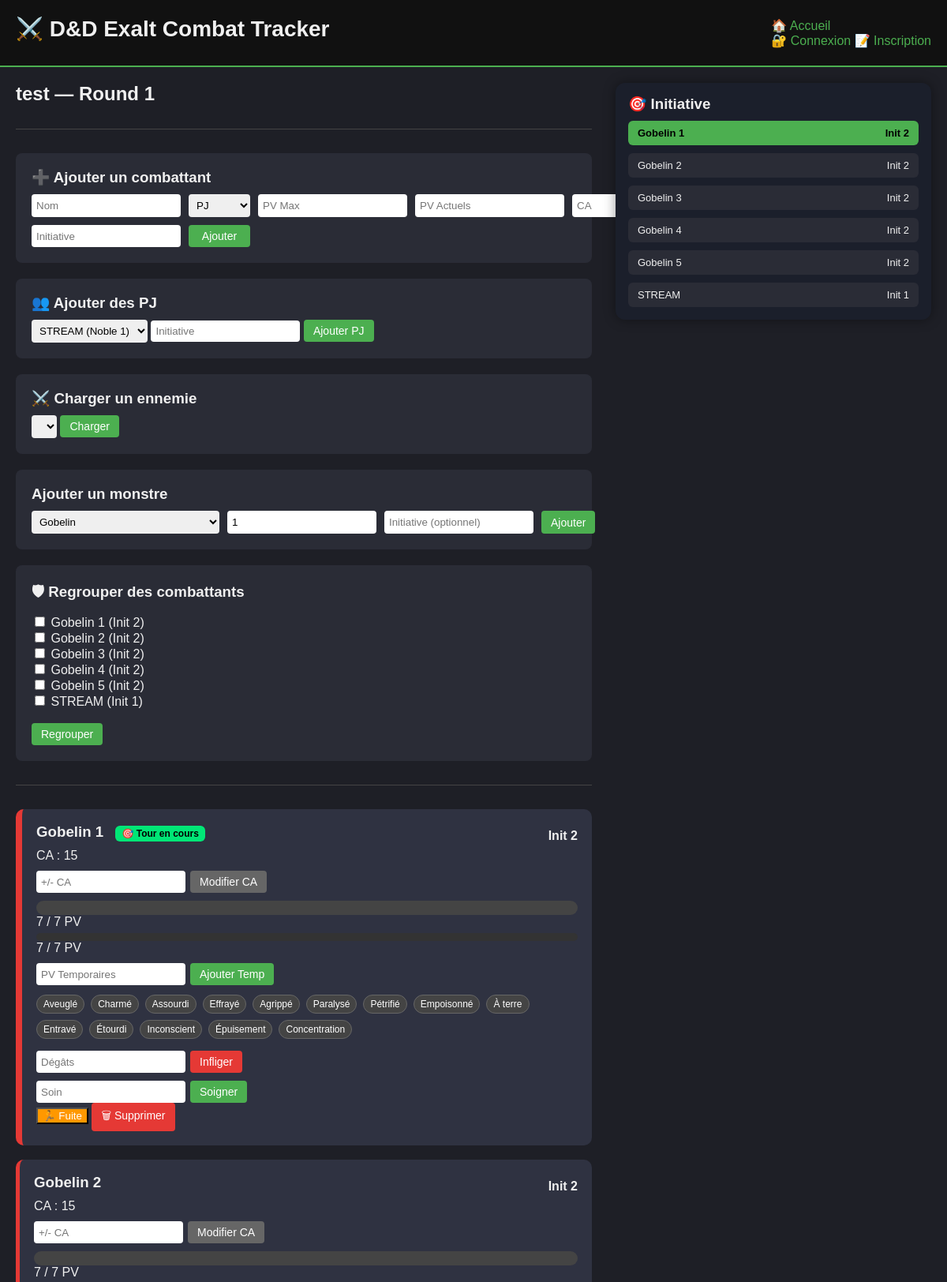
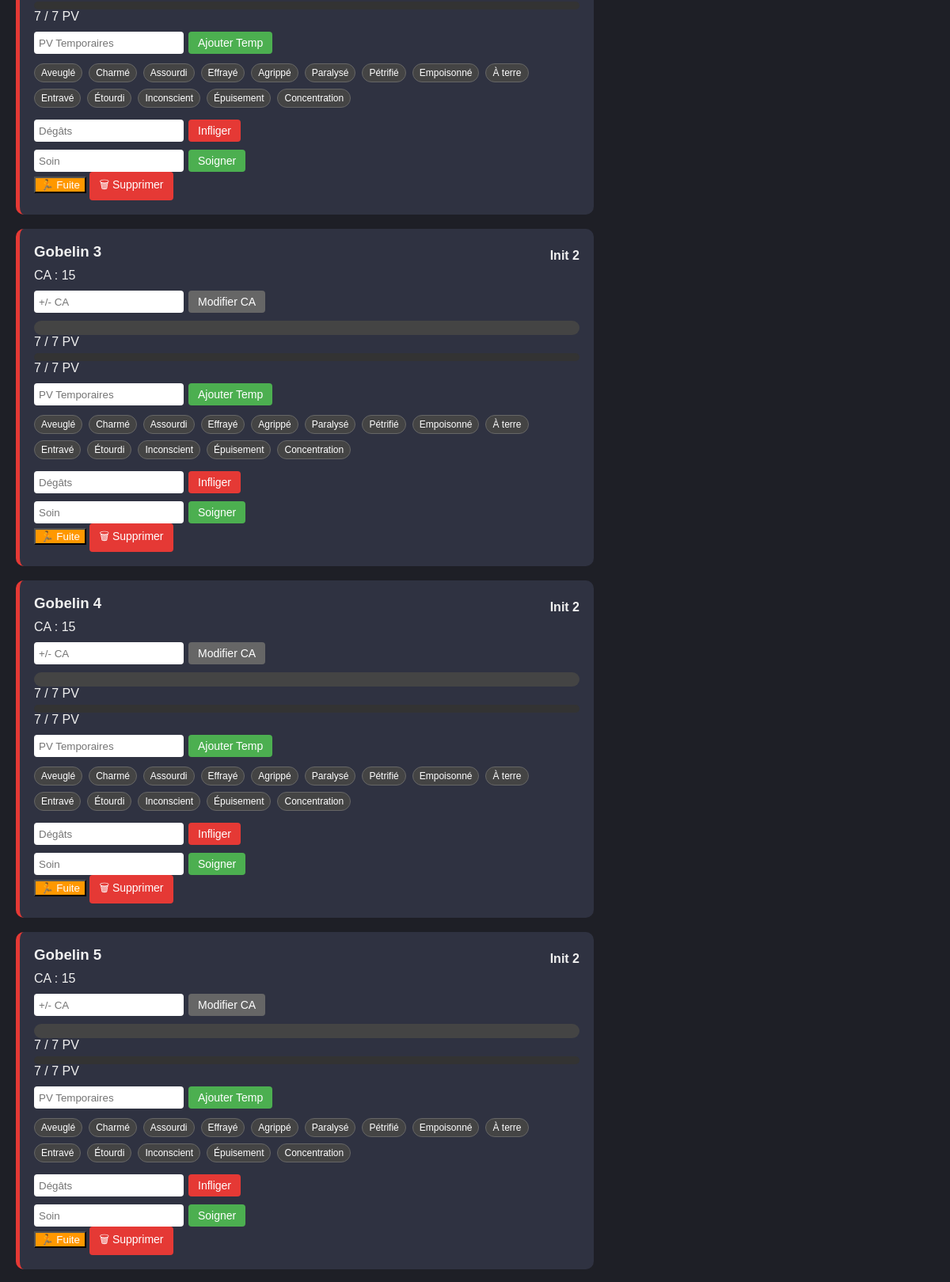
/combat/1 (upper part), run on the app's committed database (2 pictures, top to bottom).
### app/models/combat.py (models this page shows)
class Combat(db.Model):
    id = db.Column(db.Integer, primary_key=True)
    name = db.Column(db.String(100))
    round = db.Column(db.Integer, default=1)
    current_turn = db.Column(db.Integer, default=0)
    notes = db.Column(db.Text)
    created_at = db.Column(db.DateTime, default=datetime.utcnow)
    is_closed = db.Column(db.Boolean, default=False)
    campaign_id = db.Column(db.Integer, db.ForeignKey('campaign.id'), nullable=True)
    story_arc_id = db.Column(db.Integer, db.ForeignKey('story_arc.id'), nullable=True)
    combatants = db.relationship('Combatant', backref='combat', cascade="all, delete")
    campaign = db.relationship('Campaign', backref=db.backref('combats', lazy=True))
    story_arc = db.relationship('StoryArc', backref=db.backref('combats', lazy=True))
    start_time = db.Column(db.DateTime, nullable=True)
    end_time = db.Column(db.DateTime, nullable=True)
    current_turn_start = db.Column(db.DateTime, nullable=True)
    current_round_start = db.Column(db.DateTime, nullable=True)
    has_started = db.Column(db.Boolean, default=False)

class Combatant(db.Model):
    id = db.Column(db.Integer, primary_key=True)
    combat_id = db.Column(db.Integer, db.ForeignKey('combat.id'), nullable=False)
    name = db.Column(db.String(100), nullable=False)
    type = db.Column(db.String(50))  # PJ, Ennemi, Boss, Neutre
    hp_max = db.Column(db.Integer, nullable=False)
    hp_current = db.Column(db.Integer, nullable=False)
    temp_hp = db.Column(db.Integer, default=0)
    initiative = db.Column(db.Integer, nullable=False)
    ac_base = db.Column(db.Integer, nullable=False)
    ac_bonus = db.Column(db.Integer, default=0)
    conditions = db.Column(db.String(255))
    is_dead = db.Column(db.Boolean, default=False)
    has_fled = db.Column(db.Boolean, default=False)
    is_hidden = db.Column(db.Boolean, default=False)
    group_id = db.Column(db.Integer, nullable=True)
    is_group = db.Column(db.Boolean, default=False)
    group_name = db.Column(db.String(100), nullable=True)
    notes = db.Column(db.Text)
    @property
    def ac_total(self):
        return self.ac_base + (self.ac_bonus or 0)

### app/routes/combat.py (the view)
@bp.route('/<int:combat_id>')
def view_combat(combat_id):
    combat_data = CombatService.get_combat_with_organized_data(combat_id)
    character_templates = CharacterTemplate.query.all()
    encounter_templates = EncounterTemplate.query.all()
    return render_template(
        'combat.html',
        combat=combat_data['combat'],
        groups=combat_data['groups'],
        singles=combat_data['singles'],
        group_condition_states=combat_data['group_condition_states'],
        conditions_list=CONDITIONS_LIST,
        conditions_descriptions=CONDITIONS_DESCRIPTIONS,
        MONSTER_TEMPLATES=MONSTER_TEMPLATES,
        character_templates=character_templates,
        encounter_templates=encounter_templates,
        start_time=combat_data['combat'].start_time,
        round_start=combat_data['combat'].current_round_start,
        turn_start=combat_data['combat'].current_turn_start,
        initiative_order=combat_data['initiative_order']
    )

### app/services/combat_service.py (called while the page is built, shortened)
    @staticmethod
    def _calculate_group_condition_states(groups):
        from app.utils import CONDITIONS_LIST
        group_condition_states = {}
        return group_condition_states

### templates/combat.html (shortened to what this page needs)
{% extends "base.html" %}
{% block content %}
<div class="combat-layout">
    <div class="combat-main">
        <h2>{{ combat.name }} — Round {{ combat.round }}</h2>
        <hr>
        <section class="card">
            <h3>➕ Ajouter un combattant</h3>
            <form method="POST"
                  action="{{ url_for('combat.add_combatant', combat_id=combat.id) }}"
                  class="grid-form">
                <input type="text" name="name" placeholder="Nom" required>
                <select name="type">
                    <option value="PJ">PJ</option>
                </select>
                <input type="number" name="hp_max" placeholder="PV Max" required>
                <input type="number" name="hp_current" placeholder="PV Actuels">
                <input type="number" name="initiative" placeholder="Initiative" required>
                <button type="submit" class="btn-primary">Ajouter</button>
            </form>
        </section>
        <section class="card">
            <h3>👥 Ajouter des PJ</h3>
            <form method="POST"
                  action="{{ url_for('combat.add_character_template', combat_id=combat.id) }}"
                  class="template-form">
                <select name="template_id">
                    {% for char in character_templates %}
                        <option value="{{ char.id }}">
                            {{ char.name }} ({{ char.character_class }} {{ char.level }})
                        </option>
                    {% endfor %}
                </select>
                <input type="number"
                       name="initiative"
                       placeholder="Initiative"
                       required>
                <button type="submit" class="btn-primary">
                    Ajouter PJ
                </button>
            </form>
        </section>
        <section class="card">
            <h3>⚔️ Charger un ennemie</h3>
            <form method="POST" action="{{ url_for('combat.load_encounter', combat_id=combat.id) }}" class="template-form">
                <select name="encounter_id">
                </select>
                <button type="submit" class="btn-primary">Charger</button>
            </form>
        </section>
        <section class="card">
            <h3>Ajouter un monstre</h3>
            <form method="POST"
                  action="{{ url_for('combat.add_template', combat_id=combat.id) }}"
                  class="grid-form">
                <select name="template">
                    {% for name in MONSTER_TEMPLATES.keys() %}
                        <option>{{ name }}</option>
                    {% endfor %}
                </select>
                <input type="number" name="quantity" value="1" min="1">
                <input type="number" name="initiative" placeholder="Initiative (optionnel)">
                <button type="submit" class="btn-primary">Ajouter</button>
            </form>
        </section>
        <section class="card">
            <h3>🛡 Regrouper des combattants</h3>
            <form method="POST"
                  action="{{ url_for('combat.create_group', combat_id=combat.id) }}">
                {% for c in singles %}
                    {% if not c.is_dead and not c.has_fled %}
                        <div>
                            <input type="checkbox"
                                   name="selected_combatants"
                                   value="{{ c.id }}">
                            {{ c.name }} (Init {{ c.initiative }})
                        </div>
                    {% endif %}
                {% endfor %}
                <br>
                <button type="submit" class="btn-primary">Regrouper</button>
            </form>
        </section>
        <hr>
        {% for c in singles %}
        <div class="combatant
            {% if loop.index0 == combat.current_turn %}active-turn{% endif %}
            {{ c.type|lower }}"
            {% if loop.index0 == combat.current_turn %}id="current-turn"{% endif %}>
            <div class="combatant-header">
                <h3>
                    {{ c.name }}
                    {% if loop.index0 == combat.current_turn %}
                        <span class="turn-badge">🎯 Tour en cours</span>
                    {% endif %}
                </h3>
                <span class="initiative">Init {{ c.initiative }}</span>
            </div>
            <div>
                CA : {{ c.ac_total }}
            </div>
            <form method="POST"
                  action="{{ url_for('combatant.modify_ac', id=c.id) }}"
                  class="damage-form">
                <input type="number" name="amount" placeholder="+/- CA">
                <button type="submit" class="btn-secondary">Modifier CA</button>
            </form>
            <div class="hp-bar-container">
                <div class="hp-bar"
                     style="width: {{ (c.hp_current / c.hp_max) * 100 }}%">
                </div>
            </div>
            <div>{{ c.hp_current }} / {{ c.hp_max }} PV</div>
            <div class="temp-hp-container">
            </div>
            <div>
                {{ c.hp_current }} / {{ c.hp_max }} PV
            </div>
            <form method="POST"
                  action="{{ url_for('combatant.modify_temp_hp', id=c.id) }}"
                  class="damage-form">
                <input type="number" name="amount" placeholder="PV Temporaires">
                <button type="submit" class="btn-primary">Ajouter Temp</button>
            </form>
            <div class="conditions">
                {% set active_conditions = c.conditions.split(",") if c.conditions else [] %}
                {% for condition in conditions_list %}
                    <a href="{{ url_for('combatant.toggle_condition', id=c.id, condition=condition) }}"
                       class="condition-badge
                       {% if condition in active_conditions %}active-condition{% endif %}"
                       title="{{ conditions_descriptions[condition] }}">
                        {{ condition }}
                    </a>
                {% endfor %}
            </div>
            <div class="combat-actions">
                <form method="POST"
                      action="{{ url_for('combatant.damage', id=c.id) }}"
                      class="damage-form">
                    <input type="number" name="amount" placeholder="Dégâts">
                    <button type="submit" class="btn-danger">Infliger</button>
                </form>
                <form method="POST"
                      action="{{ url_for('combatant.heal', id=c.id) }}"
                      class="damage-form">
                    <input type="number" name="amount" placeholder="Soin">
                    <button type="submit" class="btn-primary">Soigner</button>
                </form>
            </div>
            <div class="admin-actions">
                <form method="GET"
                      action="{{ url_for('combatant.toggle_fled', id=c.id) }}"
                      style="display:inline;">
                    {% if c.has_fled %}
                        <button type="submit" class="btn-secondary">🔄 Revient</button>
                    {% else %}
                        <button type="submit" class="btn-warning">🏃 Fuite</button>
                    {% endif %}
                </form>
                <form method="POST"
                      action="{{ url_for('combatant.delete_combatant', id=c.id) }}"
                      onsubmit="return confirm('Êtes-vous sûr de vouloir supprimer {{ c.name }} ?');"
                      style="display:inline;">
                    <button type="submit" class="btn-danger">🗑 Supprimer</button>
                </form>
            </div>
        </div>
        {% endfor %}
    </div>
    <div class="initiative-panel">
        <h3>🎯 Initiative</h3>
        <div class="initiative-list">
            {% for p in initiative_order %}
                <div class="initiative-card
                    {% if loop.index0 == combat.current_turn %}active-init{% endif %}
                    {% if p.has_fled %}fled-init{% endif %}">
                    <div>{{ p.name }}</div>
                    <div>Init {{ p.initiative }}</div>
                </div>
            {% endfor %}
        </div>
    </div>
</div>
{% endblock %}

### static/css/base.css (style rules this page uses)
body { font-family: Arial, sans-serif; background-color: #1e1f26; color: #f0f0f0; margin: 0; padding: 0; }
h1, h2, h3 { margin: 0 0 10px 0; }
a { color: #4caf50; text-decoration: none; }
hr { border: none; border-top: 1px solid #444; margin: 30px 0; }

### static/css/layout.css (style rules this page uses)
.combat-layout { display: grid; grid-template-columns: 1fr 400px; gap: 30px; }
.combat-main { min-width: 0; }

### static/css/components.css (style rules this page uses)
.card { background: #2a2c36; padding: 20px; margin-bottom: 20px; border-radius: 8px; }
.btn, .btn-primary, .btn-danger, .btn-secondary { padding: 6px 12px; border-radius: 4px; text-decoration: none; color: white; border: none; cursor: pointer; font-size: 14px; }
.btn-primary { background: #4caf50; }
.btn-danger { background: #e53935; }
.btn-secondary { background: #666; }
.btn-warning { background: #ff9800; color: white; }
.grid-form { display: grid; grid-template-columns: repeat(5, 1fr); gap: 10px; }
input, select, textarea { padding: 6px; border-radius: 4px; border: none; }
.damage-form { margin-top: 10px; display: flex; gap: 6px; }
.hp-bar-container { background: #444; height: 18px; border-radius: 10px; margin-top: 10px; overflow: hidden; }
.hp-bar { height: 100%; border-radius: 10px; transition: width 0.3s ease; }
.temp-hp-container { background: #333; height: 10px; border-radius: 5px; margin-top: 5px; }
.conditions { display: flex; flex-wrap: wrap; gap: 8px; margin-top: 12px; margin-bottom: 15px; }
.condition-badge { padding: 4px 8px; background: #444; border-radius: 12px; font-size: 12px; text-decoration: none; color: white; border: 1px solid #666; cursor: pointer; transition: all 0.15s ease; }

### static/css/combat.css (style rules this page uses)
.combatant { background: #2f3241; padding: 18px; margin-bottom: 18px; border-radius: 10px; border-left: 5px solid #777; transition: all 0.2s ease; }
.combatant.ennemi { border-color: #e53935; }
.active-turn { border-left: 8px solid #00e676; animation: activePulse 1.5s infinite; }
.turn-badge { background: #00e676; color: black; padding: 3px 8px; font-size: 12px; border-radius: 6px; margin-left: 10px; font-weight: bold; }
.combatant-header { display: flex; justify-content: space-between; align-items: center; }
.initiative { font-weight: bold; }
.initiative-panel { position: sticky; top: 20px; height: fit-content; background: #1b1f2b; padding: 16px; border-radius: 12px; box-shadow: 0 0 15px rgba(0,0,0,0.4); }
.initiative-list { display: flex; flex-direction: column; gap: 10px; margin-top: 10px; }
.initiative-card { padding: 8px 12px; background: #2a2c36; border-radius: 6px; display: flex; justify-content: space-between; font-size: 13px; transition: 0.2s ease; }
.initiative-card.active-init { background: #4caf50; color: black; font-weight: bold; }

### data on the page
Combat: name "test", round "1"
Combatant: name "Gobelin 1", initiative "2", shows "🎯 Tour en cours", ac_total "15", hp_current "7", hp_max "7", conditions_list "Aveuglé" "Charmé" "Assourdi" "Effrayé" "Agrippé" "Paralysé" "Pétrifié" "Empoisonné" "À terre" "Entravé" "Étourdi" "Inconscient" "Épuisement" "Concentration", has_fled "🏃 Fuite"
Combatant: name "Gobelin 2", initiative "2", ac_total "15", hp_current "7", hp_max "7", conditions_list "Aveuglé" "Charmé" "Assourdi" "Effrayé" "Agrippé" "Paralysé" "Pétrifié" "Empoisonné" "À terre" "Entravé" "Étourdi" "Inconscient" "Épuisement" "Concentration", has_fled "🏃 Fuite"
Combatant: name "Gobelin 3", initiative "2", ac_total "15", hp_current "7", hp_max "7", conditions_list "Aveuglé" "Charmé" "Assourdi" "Effrayé" "Agrippé" "Paralysé" "Pétrifié" "Empoisonné" "À terre" "Entravé" "Étourdi" "Inconscient" "Épuisement" "Concentration", has_fled "🏃 Fuite"
Combatant: name "Gobelin 4", initiative "2", ac_total "15", hp_current "7", hp_max "7", conditions_list "Aveuglé" "Charmé" "Assourdi" "Effrayé" "Agrippé" "Paralysé" "Pétrifié" "Empoisonné" "À terre" "Entravé" "Étourdi" "Inconscient" "Épuisement" "Concentration", has_fled "🏃 Fuite"
Combatant: name "Gobelin 5", initiative "2", ac_total "15", hp_current "7", hp_max "7", conditions_list "Aveuglé" "Charmé" "Assourdi" "Effrayé" "Agrippé" "Paralysé" "Pétrifié" "Empoisonné" "À terre" "Entravé" "Étourdi" "Inconscient" "Épuisement" "Concentration", has_fled "🏃 Fuite"
Combatant: name "STREAM", initiative "1"

### other printed values
form field template_id "STREAM (Noble 1)"
form field template "Gobelin"
